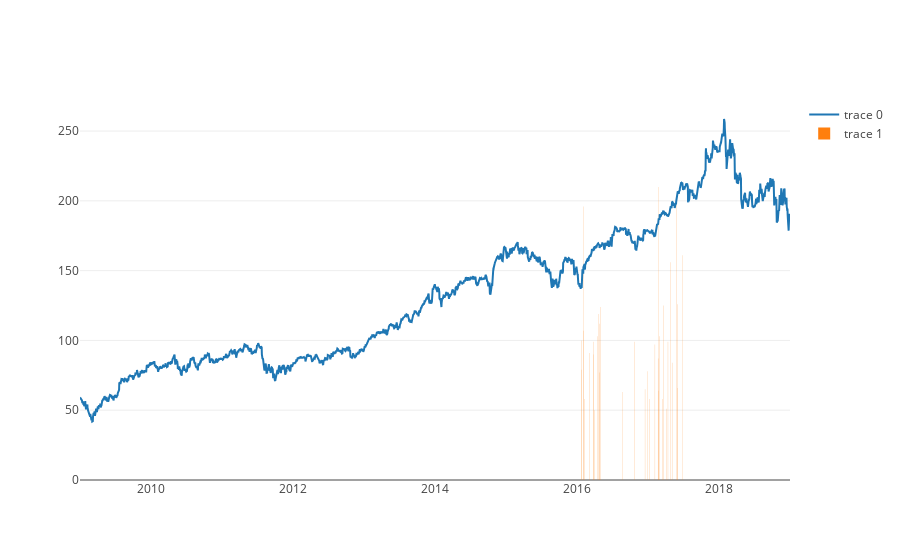
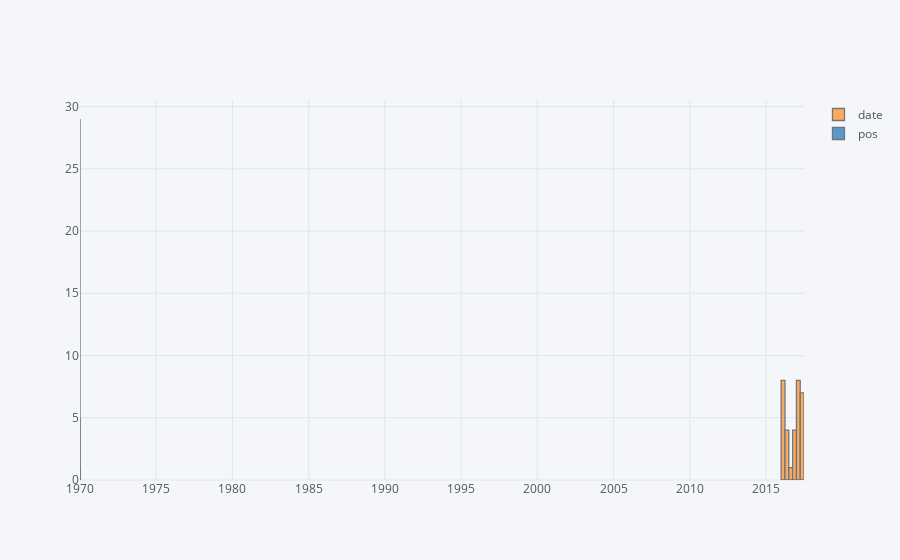

These figures' notebook cell, in order:
### Code cell
stock_price_line_MMM = go.Scatter(x=stock_prices_MMM['datetime'],y=stock_prices_MMM['Close'])
sentiment_bar_mmm = go.Bar(x=mmm['formatted_date'],y=mmm['pos']*1000)

sentiment_vs_stock_MMM = [stock_price_line_MMM, sentiment_bar_mmm]

iplot(sentiment_vs_stock_MMM, filename='bar-line')

mmm[['date', 'pos']].iplot(kind='hist', x='date', y='pos')

### Figure 1 — Plotly figure (JSON) as saved in the notebook; plotly's stock layout.template omitted (floating-point values rounded to 4 significant figures; data arrays with more than 128 entries replaced by an {"elided": "..."} marker saying what was removed)
{"data": [{"type": "scatter", "uid": "793505e9-a852-496d-bbd7-ea4082758154", "x": {"elided": "2541 str values"}, "y": {"elided": "2541 float values"}}, {"type": "bar", "uid": "e8171987-1438-427b-8ddc-2ef420a3cd1c", "x": ["2016-05-01", "2017-04-24", "2017-03-20", "2016-03-07", "2017-01-06", "2017-06-27", "2016-02-04", "2016-08-23", "2016-12-16", "2017-02-21", "2017-06-01", "2017-02-25", "2017-03-16", "2017-05-26", "2016-03-31", "2017-02-05", "2017-02-23", "2017-02-28", "2017-04-07", "2017-05-04", "2016-01-23", "2016-01-26", "2016-02-03", "2016-02-09", "2016-04-24", "2016-04-26", "2016-10-25", "2016-10-25", "2016-12-30", "2017-04-13", "2016-03-25", "2016-04-23", "2017-06-02", "2016-03-24", "2016-04-15"], "y": [124, 156, 125, 91, 58.0, 161, 196, 63, 65, 87, 126, 210, 58.0, 199.0, 50, 97.0, 64, 103.0, 51, 84, 100, 79, 107, 58.0, 77, 112.0, 45, 54.0, 78, 99, 99, 119.0, 66, 90, 103.0]}], "layout": {}}

### Figure 2 — Plotly figure (JSON) as saved in the notebook; plotly's stock layout.template omitted (floating-point values rounded to 4 significant figures)
{"data": [{"histfunc": "count", "histnorm": "", "marker": {"color": "rgba(255, 153, 51, 1.0)", "line": {"color": "#4D5663", "width": 1.3}}, "name": "date", "opacity": 0.8, "orientation": "v", "type": "histogram", "uid": "49312cd9-b153-4b9f-bf0c-8a98fd7c14d6", "x": ["2016-05-01", "2017-04-24", "2017-03-20", "2016-03-07", "2017-01-06", "2017-06-27", "2016-02-04", "2016-08-23", "2016-12-16", "2017-02-21", "2017-06-01", "2017-02-25", "2017-03-16", "2017-05-26", "2016-03-31", "2017-02-05", "2017-02-23", "2017-02-28", "2017-04-07", "2017-05-04", "2016-01-23", "2016-01-26", "2016-02-03", "2016-02-09", "2016-04-24", "2016-04-26", "2016-10-25", "2016-10-25", "2016-12-30", "2017/4/13", "2016/3/25", "2016/4/23", "2017-06-02", "2016-03-24", "2016-04-15"]}, {"histfunc": "count", "histnorm": "", "marker": {"color": "rgba(55, 128, 191, 1.0)", "line": {"color": "#4D5663", "width": 1.3}}, "name": "pos", "opacity": 0.8, "orientation": "v", "type": "histogram", "uid": "dbed4bad-037d-4998-a043-f92a2fcc6ddf", "x": [0.124, 0.156, 0.125, 0.091, 0.058, 0.161, 0.196, 0.063, 0.065, 0.087, 0.126, 0.21, 0.058, 0.199, 0.05, 0.097, 0.064, 0.103, 0.051, 0.084, 0.1, 0.079, 0.107, 0.058, 0.077, 0.112, 0.045, 0.054, 0.078, 0.099, 0.099, 0.119, 0.066, 0.09, 0.103]}], "layout": {"barmode": "overlay", "legend": {"bgcolor": "#F5F6F9", "font": {"color": "#4D5663"}}, "paper_bgcolor": "#F5F6F9", "plot_bgcolor": "#F5F6F9", "title": {"font": {"color": "#4D5663"}}, "xaxis": {"gridcolor": "#E1E5ED", "showgrid": true, "tickfont": {"color": "#4D5663"}, "title": {"font": {"color": "#4D5663"}, "text": ""}, "zerolinecolor": "#E1E5ED"}, "yaxis": {"gridcolor": "#E1E5ED", "showgrid": true, "tickfont": {"color": "#4D5663"}, "title": {"font": {"color": "#4D5663"}, "text": ""}, "zerolinecolor": "#E1E5ED"}}}
